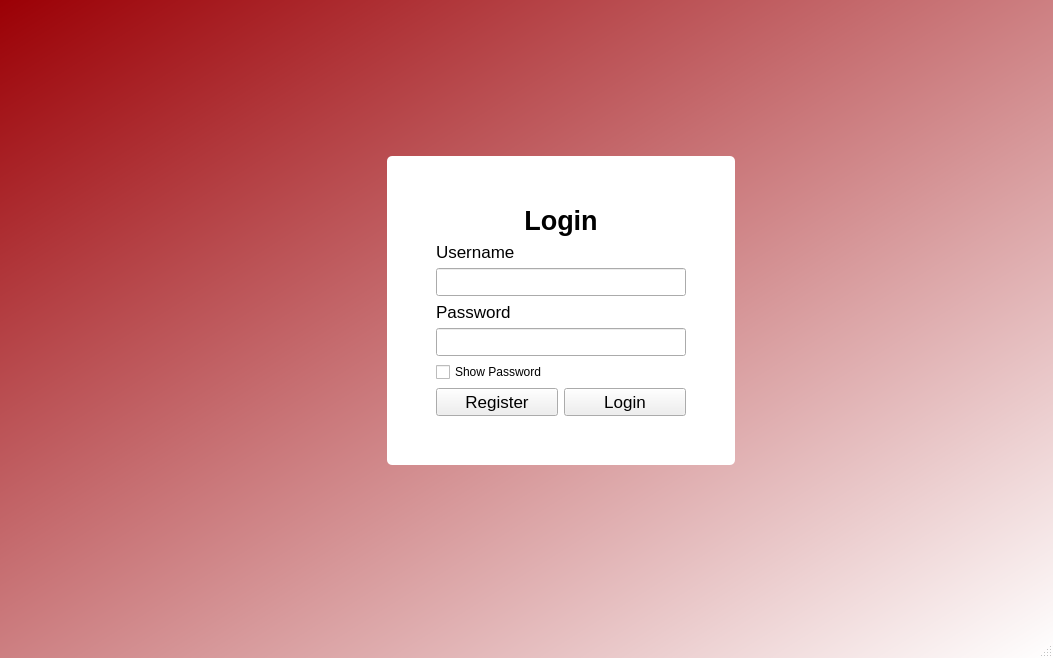
<?xml version="1.0" encoding="UTF-8"?>
<ui version="4.0">
 <class>MainWindow</class>
 <widget class="QMainWindow" name="MainWindow">
  <property name="geometry">
   <rect>
    <x>0</x>
    <y>0</y>
    <width>1053</width>
    <height>658</height>
   </rect>
  </property>
  <property name="windowTitle">
   <string>MainWindow</string>
  </property>
  <property name="styleSheet">
   <string notr="true">QMainWindow {
background-color:qlineargradient(spread:pad, x1:0, y1:0, x2:1, y2:1, stop:0 rgba(155, 0, 5, 255), stop:1 rgba(255, 255, 255, 255)) 
}

#widget {
background-color: #fff;
border-radius: 5px;
}

QLabel#label {
color: #000:
}

QLineEdit {
border: none;
border-bottom: 2px solid #cccccc;
}

QLineEdit:focus {
border-bottom: 2px solid #28e2a2;
}

QPushButton {
background-color: #0d6efd;
border: 2px solid #fff;
color: #fff:
border-radius: 5px;
padding: 6px;
margin-top: 10px;
}

QPushButton:hover,
QPushButton:clicked {
background-color: #0b5ed7;
border: 2px solid #9ac3fe;
}











</string>
  </property>
  <widget class="QWidget" name="centralwidget">
   <widget class="QWidget" name="layoutWidget">
    <property name="geometry">
     <rect>
      <x>0</x>
      <y>0</y>
      <width>2</width>
      <height>2</height>
     </rect>
    </property>
    <layout class="QVBoxLayout" name="verticalLayout_7"/>
   </widget>
   <widget class="QWidget" name="layoutWidget">
    <property name="geometry">
     <rect>
      <x>160</x>
      <y>50</y>
      <width>801</width>
      <height>521</height>
     </rect>
    </property>
    <layout class="QVBoxLayout" name="verticalLayout_9">
     <item>
      <spacer name="verticalSpacer_3">
       <property name="orientation">
        <enum>Qt::Orientation::Vertical</enum>
       </property>
       <property name="sizeHint" stdset="0">
        <size>
         <width>20</width>
         <height>40</height>
        </size>
       </property>
      </spacer>
     </item>
     <item>
      <layout class="QHBoxLayout" name="horizontalLayout_3">
       <item>
        <spacer name="horizontalSpacer_3">
         <property name="orientation">
          <enum>Qt::Orientation::Horizontal</enum>
         </property>
         <property name="sizeHint" stdset="0">
          <size>
           <width>40</width>
           <height>20</height>
          </size>
         </property>
        </spacer>
       </item>
       <item>
        <widget class="QWidget" name="widget" native="true">
         <layout class="QVBoxLayout" name="verticalLayout_8">
          <item>
           <layout class="QVBoxLayout" name="verticalLayout_6">
            <item>
             <spacer name="verticalSpacer_2">
              <property name="orientation">
               <enum>Qt::Orientation::Vertical</enum>
              </property>
              <property name="sizeHint" stdset="0">
               <size>
                <width>20</width>
                <height>40</height>
               </size>
              </property>
             </spacer>
            </item>
            <item>
             <layout class="QHBoxLayout" name="horizontalLayout_2">
              <item>
               <spacer name="horizontalSpacer">
                <property name="orientation">
                 <enum>Qt::Orientation::Horizontal</enum>
                </property>
                <property name="sizeHint" stdset="0">
                 <size>
                  <width>40</width>
                  <height>20</height>
                 </size>
                </property>
               </spacer>
              </item>
              <item>
               <layout class="QVBoxLayout" name="verticalLayout_5">
                <item>
                 <layout class="QVBoxLayout" name="verticalLayout_4">
                  <item>
                   <widget class="QLabel" name="login_title_text">
                    <property name="font">
                     <font>
                      <pointsize>20</pointsize>
                      <bold>true</bold>
                     </font>
                    </property>
                    <property name="text">
                     <string>Login</string>
                    </property>
                    <property name="alignment">
                     <set>Qt::AlignmentFlag::AlignCenter</set>
                    </property>
                   </widget>
                  </item>
                  <item>
                   <layout class="QVBoxLayout" name="verticalLayout_3">
                    <item>
                     <layout class="QVBoxLayout" name="verticalLayout_2">
                      <item>
                       <widget class="QLabel" name="username_text">
                        <property name="font">
                         <font>
                          <pointsize>13</pointsize>
                          <bold>false</bold>
                         </font>
                        </property>
                        <property name="text">
                         <string>Username</string>
                        </property>
                       </widget>
                      </item>
                      <item>
                       <widget class="QLineEdit" name="lineEdit">
                        <property name="minimumSize">
                         <size>
                          <width>250</width>
                          <height>0</height>
                         </size>
                        </property>
                        <property name="font">
                         <font>
                          <pointsize>13</pointsize>
                         </font>
                        </property>
                       </widget>
                      </item>
                     </layout>
                    </item>
                    <item>
                     <layout class="QVBoxLayout" name="verticalLayout">
                      <item>
                       <widget class="QLabel" name="password_text">
                        <property name="font">
                         <font>
                          <pointsize>13</pointsize>
                          <bold>false</bold>
                         </font>
                        </property>
                        <property name="text">
                         <string>Password</string>
                        </property>
                       </widget>
                      </item>
                      <item>
                       <widget class="QLineEdit" name="lineEdit_2">
                        <property name="font">
                         <font>
                          <pointsize>13</pointsize>
                         </font>
                        </property>
                       </widget>
                      </item>
                      <item>
                       <widget class="QCheckBox" name="show_password_login_checkbox">
                        <property name="text">
                         <string>Show Password</string>
                        </property>
                       </widget>
                      </item>
                     </layout>
                    </item>
                   </layout>
                  </item>
                 </layout>
                </item>
                <item>
                 <layout class="QHBoxLayout" name="horizontalLayout">
                  <item>
                   <widget class="QPushButton" name="register_button">
                    <property name="font">
                     <font>
                      <pointsize>13</pointsize>
                      <bold>false</bold>
                     </font>
                    </property>
                    <property name="text">
                     <string>Register</string>
                    </property>
                   </widget>
                  </item>
                  <item>
                   <widget class="QPushButton" name="login_button">
                    <property name="font">
                     <font>
                      <pointsize>13</pointsize>
                      <bold>false</bold>
                     </font>
                    </property>
                    <property name="text">
                     <string>Login</string>
                    </property>
                   </widget>
                  </item>
                 </layout>
                </item>
               </layout>
              </item>
              <item>
               <spacer name="horizontalSpacer_2">
                <property name="orientation">
                 <enum>Qt::Orientation::Horizontal</enum>
                </property>
                <property name="sizeHint" stdset="0">
                 <size>
                  <width>40</width>
                  <height>20</height>
                 </size>
                </property>
               </spacer>
              </item>
             </layout>
            </item>
            <item>
             <spacer name="verticalSpacer">
              <property name="orientation">
               <enum>Qt::Orientation::Vertical</enum>
              </property>
              <property name="sizeHint" stdset="0">
               <size>
                <width>20</width>
                <height>40</height>
               </size>
              </property>
             </spacer>
            </item>
           </layout>
          </item>
         </layout>
        </widget>
       </item>
       <item>
        <spacer name="horizontalSpacer_4">
         <property name="orientation">
          <enum>Qt::Orientation::Horizontal</enum>
         </property>
         <property name="sizeHint" stdset="0">
          <size>
           <width>40</width>
           <height>20</height>
          </size>
         </property>
        </spacer>
       </item>
      </layout>
     </item>
     <item>
      <spacer name="verticalSpacer_4">
       <property name="orientation">
        <enum>Qt::Orientation::Vertical</enum>
       </property>
       <property name="sizeHint" stdset="0">
        <size>
         <width>20</width>
         <height>40</height>
        </size>
       </property>
      </spacer>
     </item>
    </layout>
   </widget>
  </widget>
  <widget class="QStatusBar" name="statusbar"/>
 </widget>
 <resources>
  <include location="pecson_resources.qrc"/>
 </resources>
 <connections/>
</ui>
